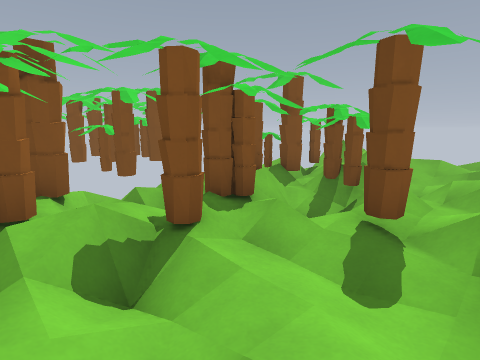
[1] (above)

24 first-person views from a walk through a Godot game level. The camera is 1.4 m above the floor, tilts 10° down and sees 80° across. The floor is counted in squares, 1 m on a side. Each view is taken from the middle of a square. On the plan, view 1 faces up. The plan holds only what a view shows up to about 14 squares ahead; the rest is blank. The place goes on beyond the plan. Some surface patterns are stand-ins.

[2]
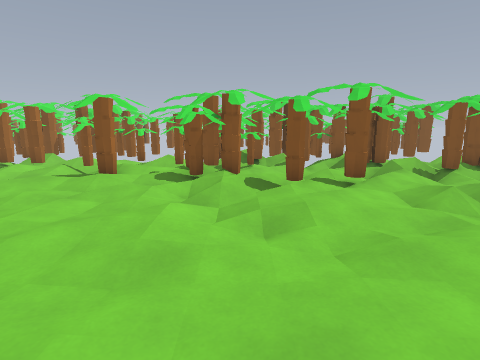

[3]
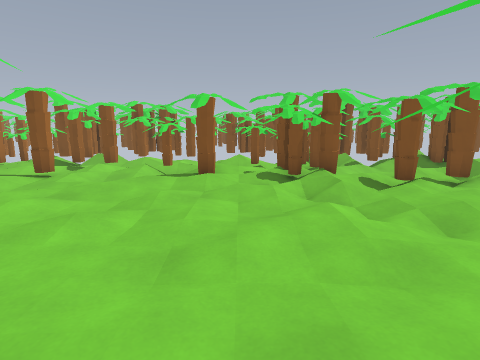

[4]
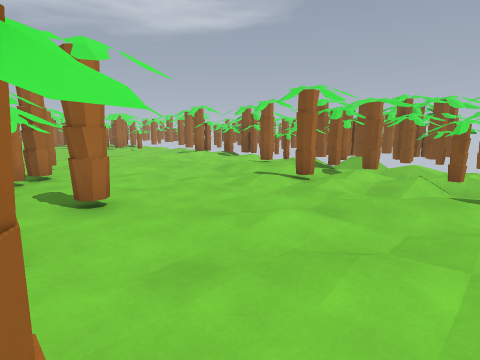

[5]
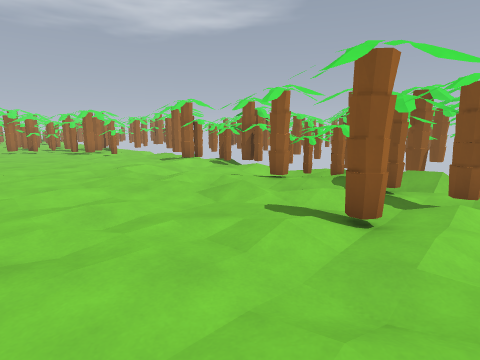

[6]
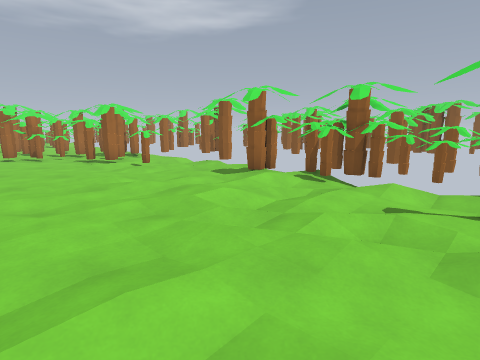

[7]
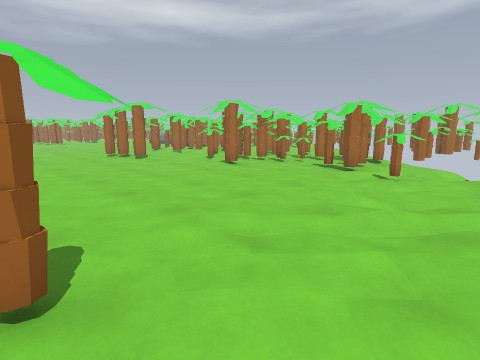

[8]
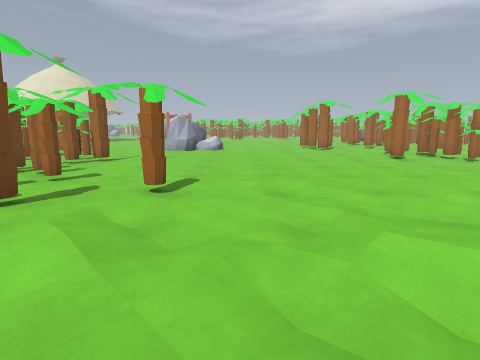

[9]
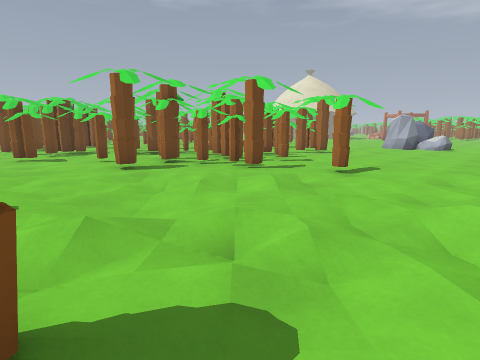

[10]
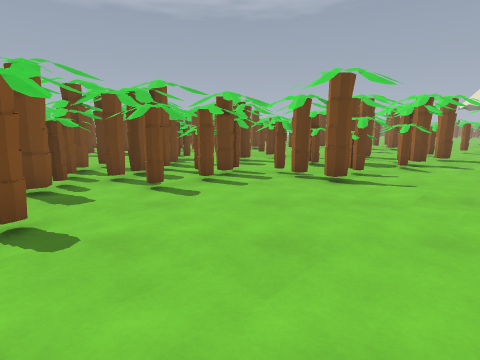

[11]
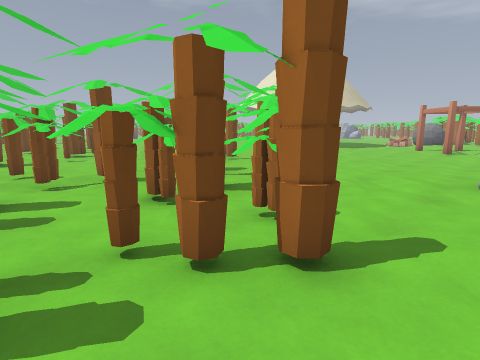

[12]
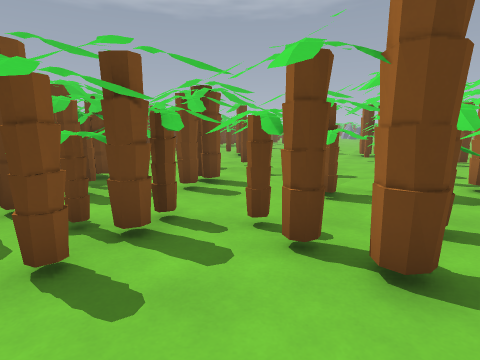

[13]
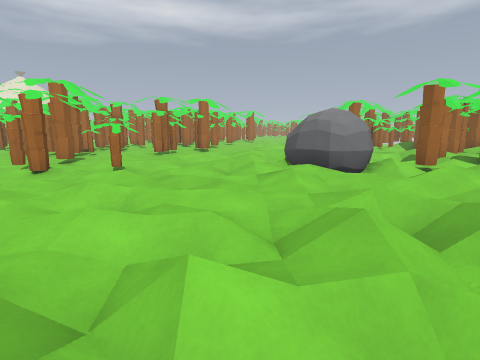

[14]
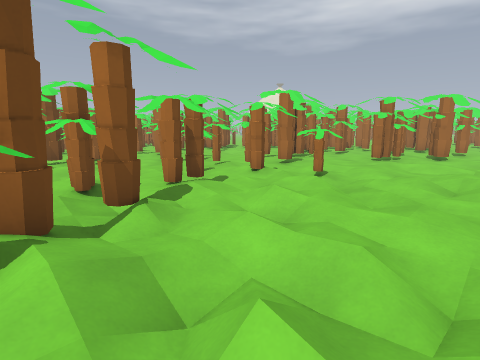

[15]
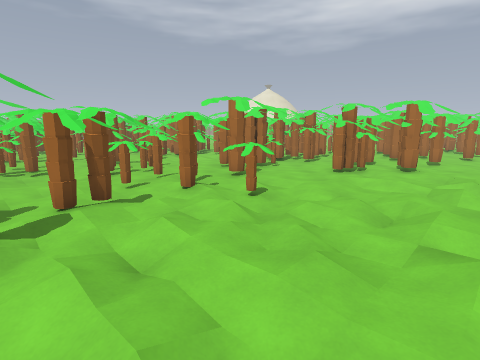

[16]
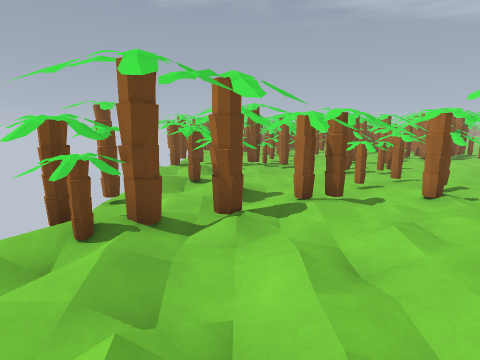

[17]
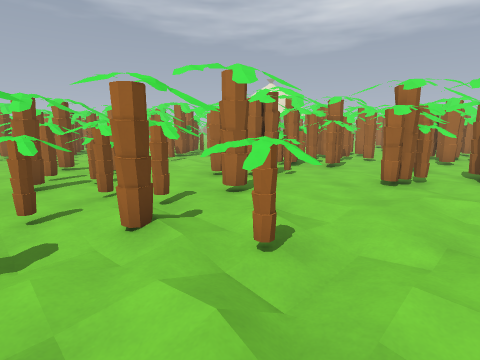

[18]
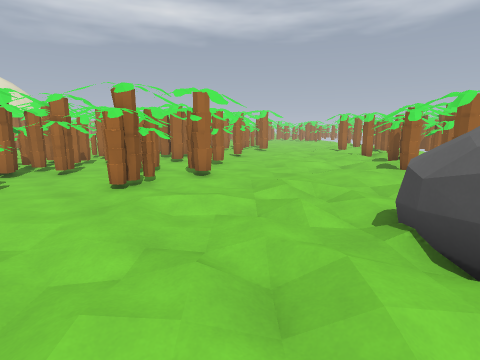

[19]
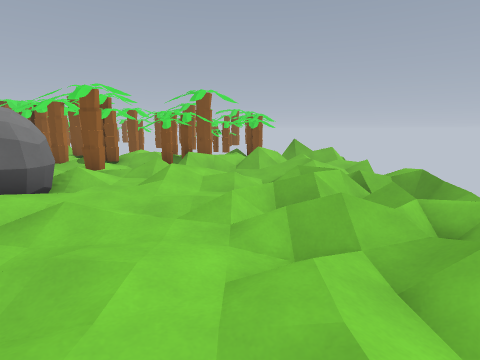

[20]
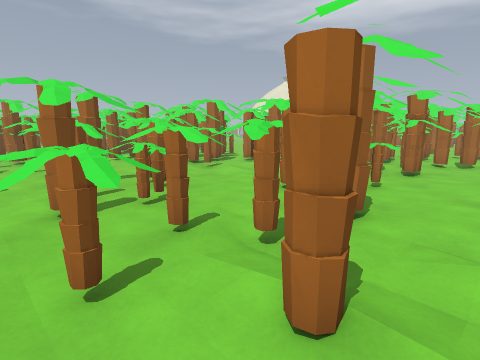

[21]
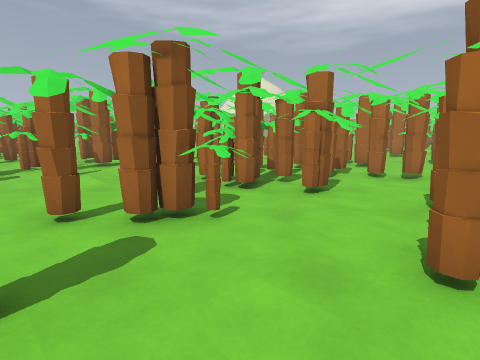

[22]
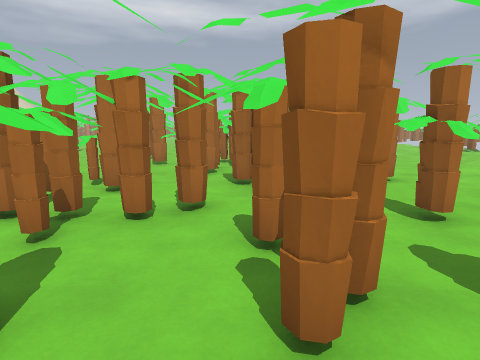

[23]
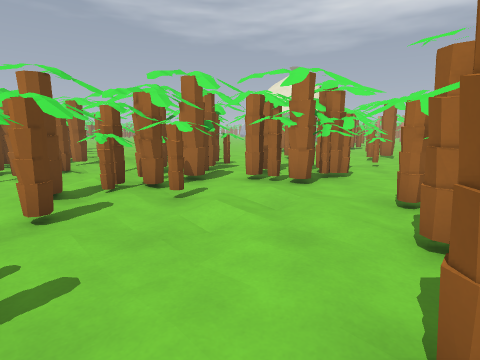

[24]
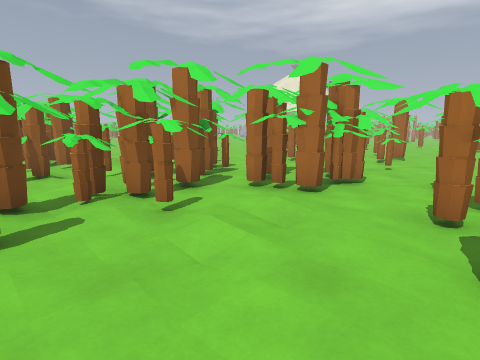

### Floor plan
Key: @ floor where view 1 was taken; # wall or solid block; x gap in a wall; . main floor; : floor 0.25 m higher than the main floor; - floor 0.25 m lower than the main floor; / step, stairs or slope; = window, fence, low wall or low ledge; ^ raised ledge; T thing the floor can be seen under or through; O other object.
Columns run from 25 left of view 1 to 20 right of it. Each row starts with its distance up from view 1.
  9                            # O////=
  8                            #////////
  7                            ## /////=
  6                       #######/// /////
  5                      ##/## #///.///////#
  4                   #####/#..# /////////###
  3                   #-.##/#/////////////###
  2                   ##/////// ##///////../#
  1                   ##/  //// ##////////###
  0                   ##///#:@  ^#//.///. ####
 -1                  ###//:.///.////.//::##.
 -2                ###.##:#/////////.#^//.....   #
 -3           ######///##//:..:///../ /#.TT/..:  #
 -4           ##// ///: ////////.:/:.//.TT.:./.  #
 -5           #//..#/:#:////..... :... TT^.....##
 -6           #-.#///://..:...   .T.. #..#.#. ##
 -7          ###.////://.../...T TT...... ^####
 -8       ######//#///./.......T....####..##
 -9       # / #///:.////....##..#....#....##
-10      ##/../////............##.##.##....#
-11      ##/:./...... ...##..#....####.....#
-12     ##//////.///#.    .#...#####TT ....#
-13  # :#://///:.:...###  .###...##TT   .###
-14  #./...::/..:... # #  ....:..##TT #. .##
-15  ../.../..... ########  #..#.#.. T#####
-16 :/.#..//......###### #####.###.. T
-17 .. ^........#.# ####### .. #....TT####
-18 :.:/.....:. ..#T T.##.#    ....#    ##
-19 ###.............TT..#.  #   ^...    .#
-20 ## ..............TT.##....... #/          ###
-21 #................T ...### ..##   ##
-22 ##.............##T T .#. ...x.
-23 #..#:..........TTTTT::#.....
-24 ##  ::.......... T T....  ...#
-25  #  .:............T:......
-26     .:......  ....^..#  ...
-27      :.....    ..:.###    #

Positions as (right, up) in squares from view 1, and headings:
1: (0, 0), facing up
2: (1, -8), facing up-left
3: (-1, -10), facing up-left
4: (-3, -10), facing left
5: (-7, -10), facing left
6: (-11, -13), facing left
7: (-13, -14), facing down-left
8: (-15, -11), facing down
9: (-17, -9), facing down-right
10: (-17, -20), facing right
11: (-11, -20), facing down-right
12: (-12, -21), facing right
13: (12, 6), facing down-left
14: (11, 6), facing down
15: (9, 5), facing down
16: (9, 5), facing down-right
17: (9, 1), facing down
18: (8, 1), facing down-left
19: (11, 1), facing up-left
20: (11, -1), facing down
21: (7, -4), facing down
22: (5, -8), facing down-left
23: (11, -7), facing down
24: (11, -8), facing down
